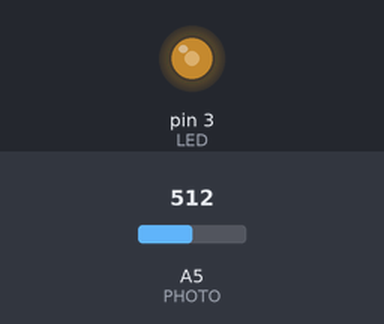
This sketch was run on a simulated Arduino Uno, built with avr-gcc and run on an emulated ATmega328P. Parts: output pins drawn as LEDs (lit = HIGH). The inputs (shaded band) are chosen by the test bench; at power-on: A5 (PHOTO) = 512.

Above: at 1.2 s.
1.3 s: A5 (PHOTO) set to 716
At 2.5 s:
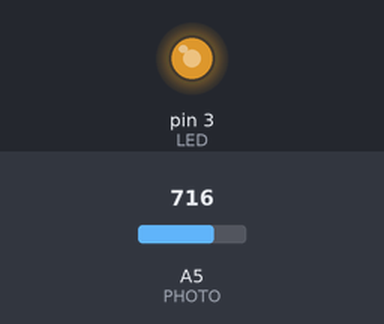
2.8 s: A5 (PHOTO) set to 900
At 3.8 s:
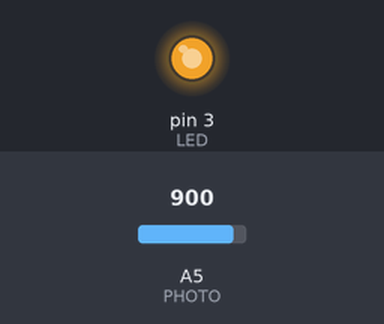
4.3 s: A5 (PHOTO) set to 122
At 4.9 s:
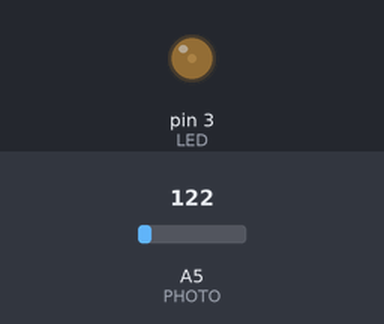
5.8 s: A5 (PHOTO) set to 0
At 6.1 s:
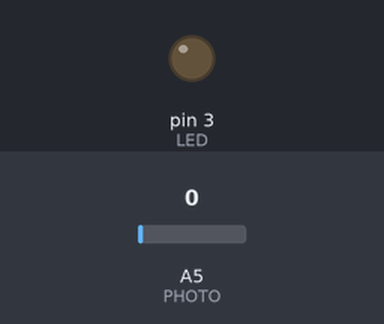
7.3 s: A5 (PHOTO) set to 511
At 8.4 s:
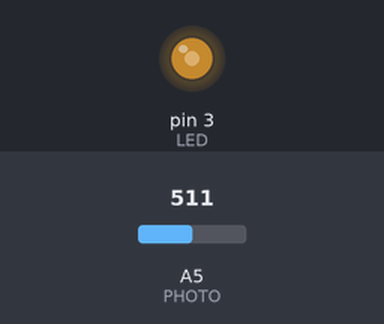
Timing chart, 0 to 9.8 s (numbered marks = the images above; inputs shaded):
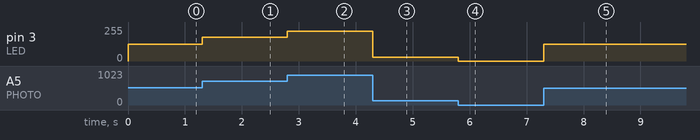

Measured:
- after the input at 1.3 s, pin 3 (LED): 127/255 → 178/255 at once
- after the input at 2.8 s, pin 3 (LED): 178/255 → 224/255 at once
- after the input at 4.3 s, pin 3 (LED): 224/255 → 30/255 at once
- after the input at 5.8 s, pin 3 (LED): 30/255 → 0/255 at once
- after the input at 7.3 s, pin 3 (LED): 0/255 → 127/255 at once

The sketch:

photoresistor.ino
```cpp
int PHOTO = A5;
int LED = 3;

void setup() {
	Serial.begin(9600);

	pinMode(PHOTO, INPUT);
	pinMode(LED, OUTPUT);
}

void loop() {

	int photo = analogRead(PHOTO);

	float fraction = photo/1023.00;

	analogWrite(LED, 255*fraction);
	// delay(50);
}
```
